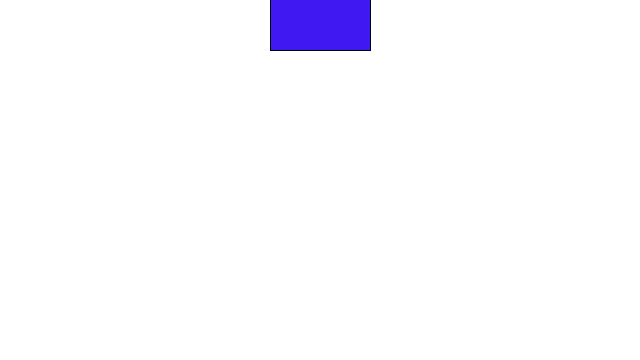
Frame 1 (no input)
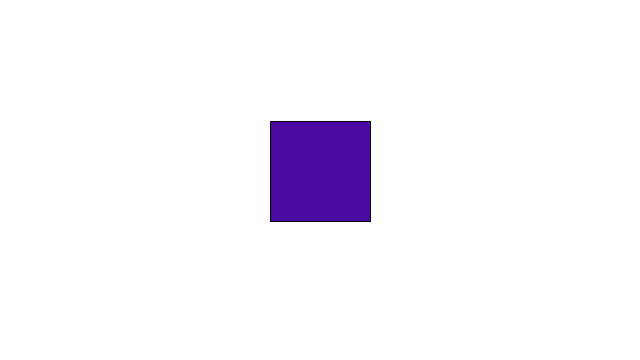
Frame 60 (the mouse pressed at the canvas centre just before this capture)
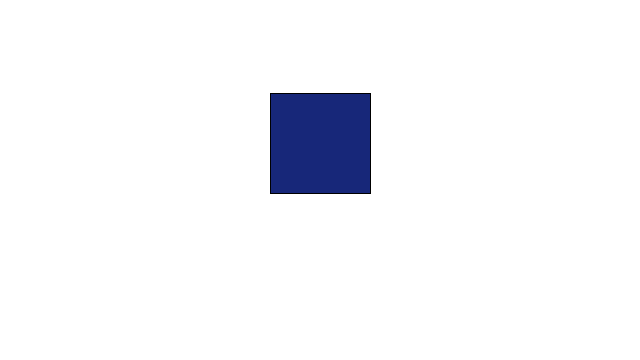
Frame 120 (the mouse held since frame 60 and released just before this capture)

The Processing sketch that drew these frames (run headless with seeded random() and noise(); from frame 60 on, the mouse is pressed at the canvas centre):

// Processing sketch: day_11_2
// ── day_11_2.pde
// gravity 
float x = 320;
float y= 0;
float speed = 0;
float gravity = 0.1;

void setup(){
  size(640,360);
}

void draw(){
  background(255);
  fill(random(100),random(100),random(255));
  stroke(0);
  rectMode(CENTER);
  rect(x,y,100,100);
  //drops the bouncy box
  y = y + speed;
  speed = speed + gravity;
  //reverse speed when it reaches the bottom
  if(y > height){
  speed = speed * - .95;
  y = height;
  
  }
}
